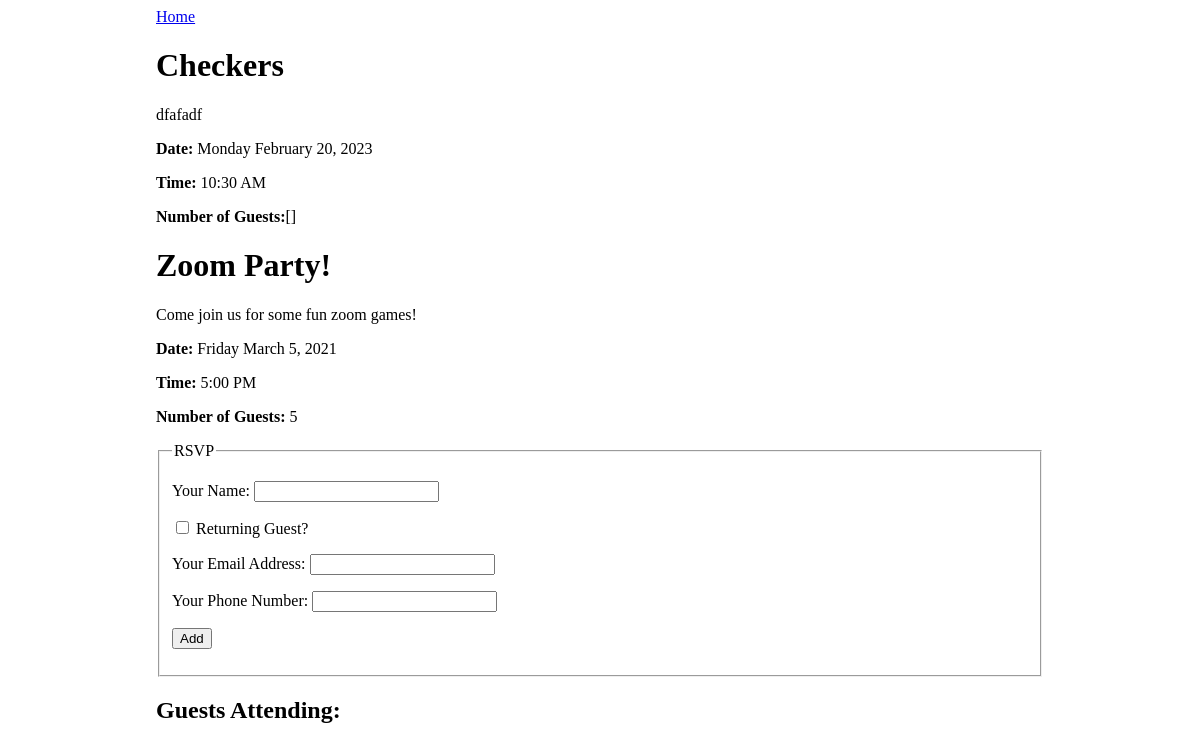
Screenshot of /event/1 with the database file from the repository.
### events_app/models.py (models this page shows, shortened)
class Event(db.Model):
    __tablename__ = 'event'
    id = db.Column(db.Integer, primary_key=True)
    title = db.Column(db.String(80))
    description = db.Column(db.String(300))
    date_and_time = db.Column(db.DateTime)
    guests = db.relationship("Guest", secondary='event_guest', back_populates="events_attending")

### events_app/routes.py (the view)
@main.route('/event/<event_id>', methods=['GET'])
def event_detail(event_id):
    event_info = Event.query.get(event_id)
    return render_template('event_detail.html', event_info=event_info)

### events_app/templates/event_detail.html (shortened to what this page needs)
{% extends 'base.html' %}
{% block content %}
<a href="/">Home</a>
<h1>{{ event_info.title }}</h1>
<p>{{ event_info.description }}</p>
<p><strong>Date: </strong>{{ event_info.date_and_time.strftime(' %A %B %d, %Y') }}</p>
<p><strong>Time:</strong> {{ event_info.date_and_time.strftime('%H:%M %p') }}</p>
<p><strong>Number of Guests:</strong>{{ event_info.guests }}</p>
<h1>Zoom Party!</h1>
<p>Come join us for some fun zoom games!</p>
<p><strong>Date:</strong> Friday March 5, 2021</p>
<p><strong>Time:</strong> 5:00 PM</p>
<p><strong>Number of Guests:</strong> 5</p>
<form method="POST" action="/event_detail/{{event_id}}">
    <fieldset>
        <legend>RSVP</legend>
        <p>
            <label>
                Your Name:
                <input type="text" name="guest_name">
            </label>
        </p>
        <p>
            <label>
                <input type="checkbox" name="returning" onchange="returningGuestChanged(this.checked)">
                Returning Guest?
            </label>
        </p>
        <div id="new-guest-info">
            <p>
                <label>
                    Your Email Address:
                    <input type="email" name="email">
                </label>
            </p>
            <p>
                <label>
                    Your Phone Number:
                    <input type="phone" name="phone">
                </label>
            </p>
        </div>
        <p>
            <input type="submit" name="submit" value="Add">
        </p>
    </fieldset>
</form>
<h2>Guests Attending:</h2>
{% endblock %}

### events_app/static/style.css (style rules this page uses)
body { display: flex; justify-content: center; }

### rows the page displays
Event: title "Checkers", description "dfafadf", date_and_time "Monday February 20, 2023", date_and_time "10:30 AM"

### other values shown
{{ event_info.guests }} "[]"
